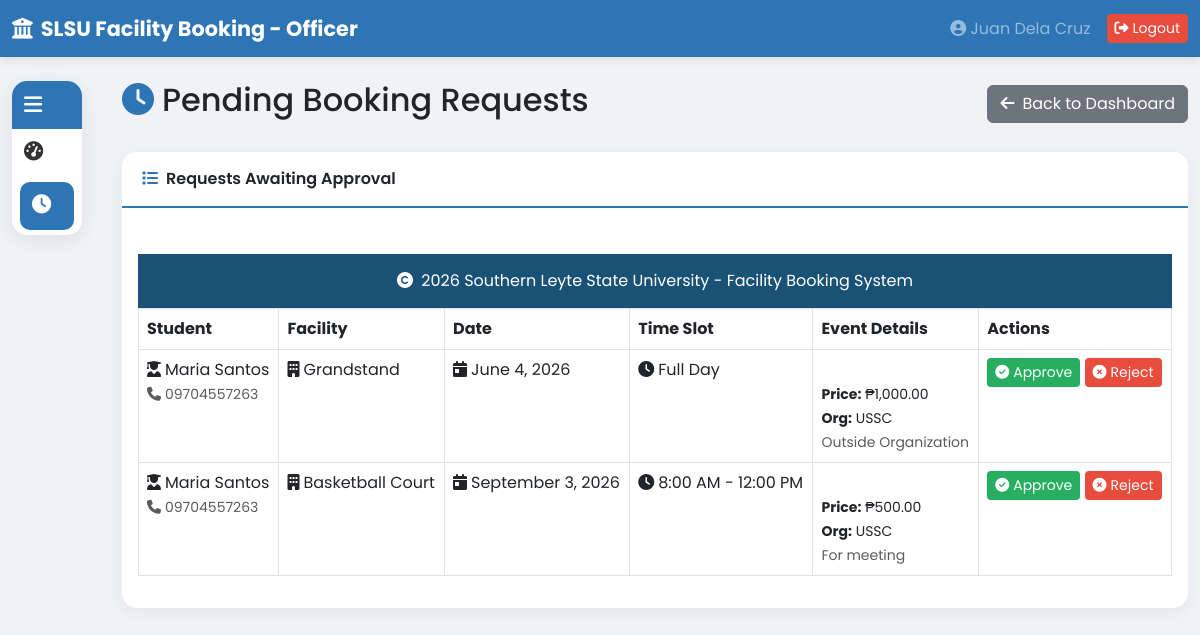
The page /officer/pending_requests.php (signed in) on the database its author committed.
### tables this page shows
CREATE TABLE `bookings` (
  `id` int NOT NULL AUTO_INCREMENT,
  `user_id` int NOT NULL,
  `facility_id` int NOT NULL,
  `booking_date` date NOT NULL,
  `time_slot` varchar(50) NOT NULL,
  `slot_interval` int DEFAULT '60',
  `total_price` decimal(10,2) DEFAULT '0.00',
  `purpose` varchar(50) NOT NULL,
  `organization_name` varchar(100) DEFAULT NULL,
  `contact_number` varchar(20) DEFAULT NULL,
  `status` enum('pending','approved','rejected','cancelled') DEFAULT 'pending',
  `row_hash` varchar(64) DEFAULT NULL,
  `officer_remarks` text,
  `created_at` timestamp NULL DEFAULT CURRENT_TIMESTAMP,
  PRIMARY KEY (`id`),
  KEY `user_id` (`user_id`),
  KEY `facility_id` (`facility_id`),
  CONSTRAINT `bookings_ibfk_1` FOREIGN KEY (`user_id`) REFERENCES `users` (`id`),
  CONSTRAINT `bookings_ibfk_2` FOREIGN KEY (`facility_id`) REFERENCES `facilities` (`id`)
);

CREATE TABLE `users` (
  `id` int NOT NULL AUTO_INCREMENT,
  `username` varchar(50) NOT NULL,
  `password` varchar(255) NOT NULL,
  `full_name` varchar(100) NOT NULL,
  `email` varchar(100) NOT NULL,
  `contact_number` varchar(20) DEFAULT NULL,
  `role` enum('user','officer','admin') DEFAULT 'user',
  `row_hash` varchar(64) DEFAULT NULL,
  `status` enum('active','inactive') DEFAULT 'active',
  `created_at` timestamp NULL DEFAULT CURRENT_TIMESTAMP,
  PRIMARY KEY (`id`),
  UNIQUE KEY `username` (`username`)
);

CREATE TABLE `facilities` (
  `id` int NOT NULL AUTO_INCREMENT,
  `name` varchar(100) NOT NULL,
  `description` text,
  `image` varchar(255) DEFAULT 'default.jpg',
  `capacity` int DEFAULT '0',
  `price` decimal(10,2) DEFAULT '0.00',
  `status` enum('available','maintenance','closed') DEFAULT 'available',
  `row_hash` varchar(64) DEFAULT NULL,
  `created_at` timestamp NULL DEFAULT CURRENT_TIMESTAMP,
  `open_time` time DEFAULT '08:00:00',
  `close_time` time DEFAULT '20:00:00',
  `slot_interval` int DEFAULT '60',
  PRIMARY KEY (`id`)
);

### officer/pending_requests.php (the view, shortened to what this page needs)
<?php
require_once '../includes/config.php';
if(isset($_SESSION['db_conn'])) {
    $conn = $_SESSION['db_conn'];
} else {
    $conn = getDefaultConnection();
}
$sql = "SELECT b.*, f.name as facility_name, u.full_name as student_name
        FROM bookings b
        JOIN facilities f ON b.facility_id = f.id
        JOIN users u ON b.user_id = u.id
        WHERE b.status = 'pending'
        ORDER BY b.created_at ASC";
$result = mysqli_query($conn, $sql);
?>
<!DOCTYPE html>
<html lang="en">
<head>
    <link href="https://cdn.jsdelivr.net/npm/bootstrap@5.3.0/dist/css/bootstrap.min.css" rel="stylesheet">
    <link rel="stylesheet" href="https://cdnjs.cloudflare.com/ajax/libs/font-awesome/6.4.0/css/all.min.css">
</head>
<body>
    <nav class="navbar navbar-dark">
        <div class="container-fluid">
            <a class="navbar-brand" href="dashboard.php">
                <i class="fas fa-university me-2"></i>SLSU Facility Booking - Officer
            </a>
            <div class="d-flex align-items-center">
                <span class="text-white-50 me-3">
                    <i class="fas fa-user-circle me-1"></i><?php echo $_SESSION['full_name']; ?>
                </span>
                <a href="../logout.php" class="btn btn-danger btn-sm">
                    <i class="fas fa-sign-out-alt me-1"></i>Logout
                </a>
            </div>
        </div>
    </nav>
    <div class="container-fluid mt-4">
        <div class="row-flex">
            <div class="sidebar-wrapper">
                <div class="card sidebar-card">
                    <div class="card-header toggle-sidebar" style="cursor: pointer;">
                        <h5 class="mb-0 d-flex align-items-center justify-content-between">
                            <span>
                                <i class="fas fa-bars menu-icon-open"></i>
                            </span>
                        </h5>
                    </div>
                    <div class="card-body p-0">
                        <div class="list-group list-group-flush">
                            <a href="dashboard.php" class="list-group-item">
                                <i class="fas fa-tachometer-alt"></i>
                            </a>
                            <a href="pending_requests.php" class="list-group-item active">
                                <i class="fas fa-clock"></i>
                            </a>
                        </div>
                    </div>
                </div>
            </div>
            <div class="content-wrapper">
                <div class="d-flex justify-content-between align-items-center mb-4">
                    <h2><i class="fas fa-clock me-2" style="color: var(--slsu-blue);"></i>Pending Booking Requests</h2>
                    <a href="dashboard.php" class="btn btn-secondary">
                        <i class="fas fa-arrow-left me-2"></i>Back to Dashboard
                    </a>
                </div>
                <div class="card content-card">
                    <div class="card-header">
                        <i class="fas fa-list me-2" style="color: var(--slsu-blue);"></i>Requests Awaiting Approval
                    </div>
                    <div class="card-body table-responsive">
                        <?php if(mysqli_num_rows($result) == 0): ?>
                            <div class="alert alert-success">
                                <i class="fas fa-check-circle me-2"></i>No pending requests! All bookings have been processed.
                            </div>
                        <?php else: ?>
                            <table class="table table-bordered table-hover">
                                <thead>
                                    <tr>
                                        <th>Student</th>
                                        <th>Facility</th>
                                        <th>Date</th>
                                        <th>Time Slot</th>
                                        <th>Event Details</th>
                                        <th>Actions</th>
                                    </tr>
                                </thead>
                                <tbody>
                                    <?php while($row = mysqli_fetch_assoc($result)): ?>
                                        <tr>
                                            <td>
                                                    <i class="fas fa-user-graduate me-1"></i><?php echo $row['student_name']; ?><br>
                                                    <small class="text-muted"><i class="fas fa-phone me-1"></i><?php echo $row['contact_number']; ?></small>
                                                </td>
                                                <td><i class="fas fa-building me-1"></i><?php echo $row['facility_name']; ?></td>
                                                <td><i class="fas fa-calendar-day me-1"></i><?php echo date('F j, Y', strtotime($row['booking_date'])); ?></td>
                                                <td><i class="fas fa-clock me-1"></i><?php echo $row['time_slot']; ?></td>
                                                <td>
                                                    <strong><?php echo $row['event_type']; ?></strong><br>
                                                    <small><strong>Price:</strong> ₱<?php echo number_format($row['total_price'], 2); ?></small><br>
                                                    <small><strong>Org:</strong> <?php echo $row['organization_name']; ?></small><br>
                                                    <small class="text-muted"><?php echo $row['purpose']; ?></small>
                                                </td>
                                            <td>
                                                <button class="btn btn-success btn-sm approve-btn"
                                                        data-booking-id="<?php echo $row['id']; ?>"
                                                        data-facility-name="<?php echo $row['facility_name']; ?>"
                                                        data-student-name="<?php echo $row['student_name']; ?>"
                                                        data-bs-toggle="modal"
                                                        data-bs-target="#approveModal<?php echo $row['id']; ?>">
                                                    <i class="fas fa-check-circle me-1"></i>Approve
                                                </button>
                                                <button class="btn btn-danger btn-sm" data-bs-toggle="modal" data-bs-target="#rejectModal<?php echo $row['id']; ?>">
                                                    <i class="fas fa-times-circle me-1"></i>Reject
                                                </button>
                                        </tr>
                                    <?php endwhile; ?>
                                </tbody>
                            </div>
                        <?php endif; ?>
                    </div>
                </div>
            </div>
        </div>
    <footer>
        <i class="fas fa-copyright me-1"></i> <?php echo date('Y'); ?> Southern Leyte State University - Facility Booking System
    </footer>
</body>
</html>

### officer/pending_requests.php (style rules this page uses)
* { font-family: 'Poppins', sans-serif; }
body { background: #f0f2f5; }
:root { --slsu-blue: #2E75B6; --slsu-blue-light: #5B9BD5; --slsu-blue-dark: #1A5276; }
.navbar { background: var(--slsu-blue) !important; box-shadow: 0 2px 10px rgba(0,0,0,0.1); }
.navbar-brand { font-weight: 700; font-size: 1.3rem; }
.row-flex { display: flex; flex-wrap: wrap; align-items: flex-start; }
.sidebar-wrapper { width: 70px; transition: width 0.3s ease-in-out; flex-shrink: 0; margin-right: 20px; align-self: flex-start; }
.sidebar-card { background: white; border: none; border-radius: 15px; box-shadow: 0 5px 20px rgba(0,0,0,0.08); overflow: hidden; height: auto; }
.sidebar-card .card-header { background: var(--slsu-blue); border-bottom: none; color: white; padding: 12px; }
.sidebar-card .card-header h5 { margin: 0; white-space: nowrap; }
.sidebar-card .card-header h5 i { font-size: 1.3rem; margin-right: 0; }
.toggle-sidebar { cursor: pointer; transition: all 0.3s ease; }
.sidebar-card .list-group-item { border: none; color: #333; padding: 12px; transition: all 0.3s ease; background: white; white-space: nowrap; }
.sidebar-card .list-group-item.active { background: var(--slsu-blue); color: white; border-radius: 10px; margin: 5px 8px; width: auto; }
.sidebar-card .list-group-item i { margin-right: 0; width: 25px; font-size: 1.2rem; }
.content-wrapper { flex: 1; padding-left: 20px; min-width: 0; }
.menu-icon-open, .menu-icon-close { transition: all 0.3s ease; font-size: 1.2rem; }
.menu-icon-open { display: inline-block; }
.content-card { border: none; border-radius: 15px; box-shadow: 0 5px 20px rgba(0,0,0,0.05); transition: all 0.3s ease-in-out; }
.content-card .card-header { background: white; border-bottom: 2px solid var(--slsu-blue); border-radius: 15px 15px 0 0; padding: 15px 20px; font-weight: 600; }
.btn-danger { background: #e74c3c; border: none; }
.btn-success { background: #27ae60; border: none; }
.table thead { background: var(--slsu-blue); color: white; }
.table tbody tr { transition: all 0.2s ease-in-out; }
footer { background: var(--slsu-blue-dark); color: white; padding: 15px; text-align: center; margin-top: 30px; }
footer { background: var(--slsu-blue-dark); color: white; padding: 15px; text-align: center; margin-top: 30px; clear: both; }
.table-responsive { clear: both; overflow-x: auto; }

### rows shown on the page
bookings: user.full_name "Maria Santos", contact_number "09704557263", facility.name "Grandstand", booking_date "June 4, 2026", time_slot "Full Day", total_price "1,000.00", organization_name "USSC", purpose "Outside Organization"
bookings: user.full_name "Maria Santos", contact_number "09704557263", facility.name "Basketball Court", booking_date "September 3, 2026", time_slot "8:00 AM - 12:00 PM", total_price "500.00", organization_name "USSC", purpose "For meeting"

### other values the page prints
$_SESSION['full_name'] "Juan Dela Cruz"
